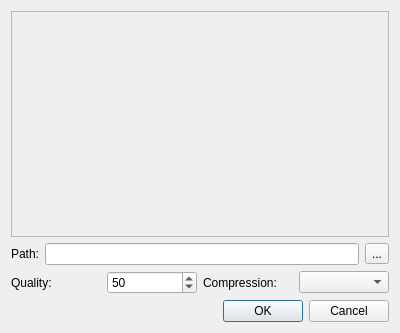
<?xml version="1.0" encoding="UTF-8"?>
<ui version="4.0">
 <class>GifOptionsDialog</class>
 <widget class="QDialog" name="GifOptionsDialog">
  <property name="geometry">
   <rect>
    <x>0</x>
    <y>0</y>
    <width>400</width>
    <height>333</height>
   </rect>
  </property>
  <property name="windowTitle">
   <string>Dialog</string>
  </property>
  <layout class="QGridLayout" name="gridLayout">
   <item row="0" column="0">
    <widget class="GifFramePreviewer" name="previewFrame">
     <property name="frameShape">
      <enum>QFrame::StyledPanel</enum>
     </property>
     <property name="frameShadow">
      <enum>QFrame::Raised</enum>
     </property>
    </widget>
   </item>
   <item row="1" column="0">
    <layout class="QVBoxLayout" name="verticalLayout">
     <item>
      <layout class="QHBoxLayout" name="horizontalLayout_4">
       <item>
        <widget class="QLabel" name="label">
         <property name="text">
          <string>Path:</string>
         </property>
        </widget>
       </item>
       <item>
        <layout class="QHBoxLayout" name="horizontalLayout">
         <item>
          <widget class="QLineEdit" name="lineEdit">
           <property name="readOnly">
            <bool>false</bool>
           </property>
          </widget>
         </item>
         <item>
          <widget class="QToolButton" name="pathButton">
           <property name="text">
            <string>...</string>
           </property>
          </widget>
         </item>
        </layout>
       </item>
      </layout>
     </item>
     <item>
      <layout class="QHBoxLayout" name="horizontalLayout_5">
       <item>
        <layout class="QHBoxLayout" name="horizontalLayout_3">
         <item>
          <widget class="QLabel" name="label_2">
           <property name="text">
            <string>Quality:</string>
           </property>
          </widget>
         </item>
         <item>
          <widget class="QSpinBox" name="spinBox">
           <property name="minimum">
            <number>1</number>
           </property>
           <property name="maximum">
            <number>100</number>
           </property>
           <property name="value">
            <number>50</number>
           </property>
          </widget>
         </item>
        </layout>
       </item>
       <item>
        <layout class="QHBoxLayout" name="horizontalLayout_2">
         <item>
          <widget class="QLabel" name="label_3">
           <property name="text">
            <string>Compression:</string>
           </property>
          </widget>
         </item>
         <item>
          <widget class="QComboBox" name="compressCombo"/>
         </item>
        </layout>
       </item>
      </layout>
     </item>
    </layout>
   </item>
   <item row="2" column="0">
    <widget class="QDialogButtonBox" name="buttonBox">
     <property name="orientation">
      <enum>Qt::Horizontal</enum>
     </property>
     <property name="standardButtons">
      <set>QDialogButtonBox::Cancel|QDialogButtonBox::Ok</set>
     </property>
    </widget>
   </item>
  </layout>
 </widget>
 <customwidgets>
  <customwidget>
   <class>GifFramePreviewer</class>
   <extends>QFrame</extends>
   <header>gifframepreviewer.h</header>
   <container>1</container>
  </customwidget>
 </customwidgets>
 <resources/>
 <connections>
  <connection>
   <sender>buttonBox</sender>
   <signal>accepted()</signal>
   <receiver>GifOptionsDialog</receiver>
   <slot>accept()</slot>
   <hints>
    <hint type="sourcelabel">
     <x>248</x>
     <y>254</y>
    </hint>
    <hint type="destinationlabel">
     <x>157</x>
     <y>274</y>
    </hint>
   </hints>
  </connection>
  <connection>
   <sender>buttonBox</sender>
   <signal>rejected()</signal>
   <receiver>GifOptionsDialog</receiver>
   <slot>reject()</slot>
   <hints>
    <hint type="sourcelabel">
     <x>316</x>
     <y>260</y>
    </hint>
    <hint type="destinationlabel">
     <x>286</x>
     <y>274</y>
    </hint>
   </hints>
  </connection>
 </connections>
</ui>
